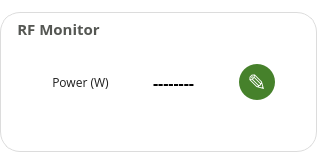
         <widget class="QGroupBox" name="lj_curr_group">
          <property name="enabled">
           <bool>true</bool>
          </property>
          <property name="sizePolicy">
           <sizepolicy hsizetype="Expanding" vsizetype="Expanding">
            <horstretch>0</horstretch>
            <verstretch>0</verstretch>
           </sizepolicy>
          </property>
          <property name="minimumSize">
           <size>
            <width>280</width>
            <height>110</height>
           </size>
          </property>
          <property name="maximumSize">
           <size>
            <width>100000</width>
            <height>100000</height>
           </size>
          </property>
          <property name="font">
           <font>
            <family>Open Sans</family>
            <pointsize>11</pointsize>
            <weight>75</weight>
            <bold>true</bold>
           </font>
          </property>
          <property name="styleSheet">
           <string notr="true">QGroupBox {
/*border: 1px solid rgb(180, 180, 180);*/
border: none;
background: white;
border-radius: 20px;
margin-top: 12px;
border: 1px solid rgb(220,220,220);
}

QGroupBox::title {
subcontrol-origin: margin;
/*left: 20px;*/
padding: 0px 3px;
left: 12px;
top: 18px;
color: rgb(85, 87, 83);
}

QGroupBox::title:disabled {
color: rgb(180,180,180);
}</string>
          </property>
          <property name="title">
           <string>RF Monitor</string>
          </property>
          <layout class="QGridLayout" name="gridLayout_6">
           <property name="horizontalSpacing">
            <number>15</number>
           </property>
           <item row="1" column="3" alignment="Qt::AlignLeft">
            <widget class="QPushButton" name="power_button">
             <property name="minimumSize">
              <size>
               <width>36</width>
               <height>36</height>
              </size>
             </property>
             <property name="maximumSize">
              <size>
               <width>100000</width>
               <height>36</height>
              </size>
             </property>
             <property name="font">
              <font>
               <family>Open Sans</family>
               <pointsize>17</pointsize>
              </font>
             </property>
             <property name="styleSheet">
              <string notr="true">QPushButton:hover:pressed {
	background-color: qlineargradient(x1: 0, y1: 0, x2: 0, y2: 1, stop: 0 #2f5b12, stop: 1 #2f5b12);
}

QPushButton {
	background-color: qlineargradient(x1: 0, y1: 0, x2: 0, y2: 1, stop: 0 #46812B, stop: 1 #46812B);
	border: none;
	border-radius: 18px;
	color: white;
	height: 36px;
	width: 36px;
}

QPushButton:hover {
	background-color: qlineargradient(x1: 0, y1: 0, x2: 0, y2: 1, stop: 0 #407527, stop: 1 #407527);
}

QPushButton:disabled {
	background-color: qlineargradient(x1: 0, y1: 0, x2: 0, y2: 1, stop: 0 rgb(181, 181, 181), stop: 1 rgb(181, 181, 181));
}</string>
             </property>
             <property name="text">
              <string>✎</string>
             </property>
            </widget>
           </item>
           <item row="1" column="1">
            <widget class="QLabel" name="label_17">
             <property name="maximumSize">
              <size>
               <width>16777215</width>
               <height>1000</height>
              </size>
             </property>
             <property name="font">
              <font>
               <family>Open Sans</family>
               <pointsize>9</pointsize>
              </font>
             </property>
             <property name="styleSheet">
              <string notr="true">QLabel{ background: none; color: rgb(30,30,30); }
QLabel:disabled{ color: rgb(180,180,180); }</string>
             </property>
             <property name="text">
              <string>Power (W)</string>
             </property>
             <property name="alignment">
              <set>Qt::AlignCenter</set>
             </property>
            </widget>
           </item>
           <item row="1" column="0">
            <spacer name="horizontalSpacer_8">
             <property name="orientation">
              <enum>Qt::Horizontal</enum>
             </property>
             <property name="sizeHint" stdset="0">
              <size>
               <width>40</width>
               <height>20</height>
              </size>
             </property>
            </spacer>
           </item>
           <item row="1" column="2">
            <widget class="QLineEdit" name="power_edit">
             <property name="minimumSize">
              <size>
               <width>100</width>
               <height>36</height>
              </size>
             </property>
             <property name="maximumSize">
              <size>
               <width>100</width>
               <height>36</height>
              </size>
             </property>
             <property name="font">
              <font>
               <family>Open Sans</family>
               <pointsize>12</pointsize>
               <weight>75</weight>
               <bold>true</bold>
              </font>
             </property>
             <property name="focusPolicy">
              <enum>Qt::NoFocus</enum>
             </property>
             <property name="styleSheet">
              <string notr="true">QLineEdit { height: 34px; border-radius: 17px; border: none; background: white; color: black; }
QLineEdit:disabled { color: white; }
</string>
             </property>
             <property name="text">
              <string>--------</string>
             </property>
             <property name="alignment">
              <set>Qt::AlignCenter</set>
             </property>
             <property name="readOnly">
              <bool>true</bool>
             </property>
            </widget>
           </item>
           <item row="2" column="2">
            <spacer name="verticalSpacer_7">
             <property name="orientation">
              <enum>Qt::Vertical</enum>
             </property>
             <property name="sizeHint" stdset="0">
              <size>
               <width>20</width>
               <height>40</height>
              </size>
             </property>
            </spacer>
           </item>
           <item row="1" column="4">
            <spacer name="horizontalSpacer_9">
             <property name="orientation">
              <enum>Qt::Horizontal</enum>
             </property>
             <property name="sizeType">
              <enum>QSizePolicy::Fixed</enum>
             </property>
             <property name="sizeHint" stdset="0">
              <size>
               <width>30</width>
               <height>20</height>
              </size>
             </property>
            </spacer>
           </item>
           <item row="0" column="2">
            <spacer name="verticalSpacer_6">
             <property name="orientation">
              <enum>Qt::Vertical</enum>
             </property>
             <property name="sizeHint" stdset="0">
              <size>
               <width>20</width>
               <height>40</height>
              </size>
             </property>
            </spacer>
           </item>
          </layout>
         </widget>
